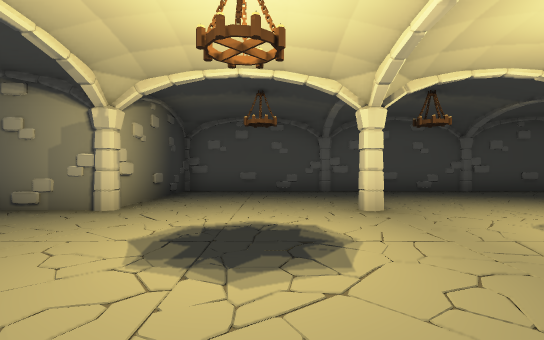
[1] (above)

12 first-person views from a walk through a 3-D level made in the Unity game engine. The camera is 1.2 m above the floor, looks level and sees 85° across. The floor is counted in squares, 2 m on a side. Each view is taken from the middle of a square. On the plan, view 1 faces up. The plan holds only what a view shows up to about 9 squares ahead; the rest is blank. The player character is not drawn.

[2]
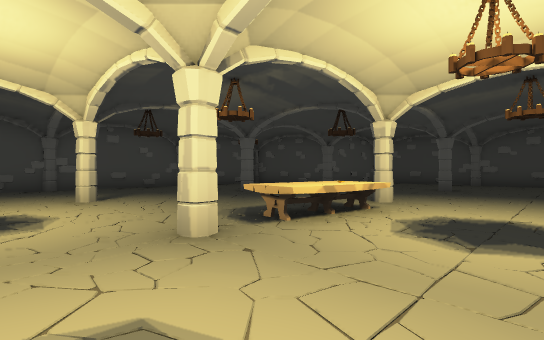

[3]
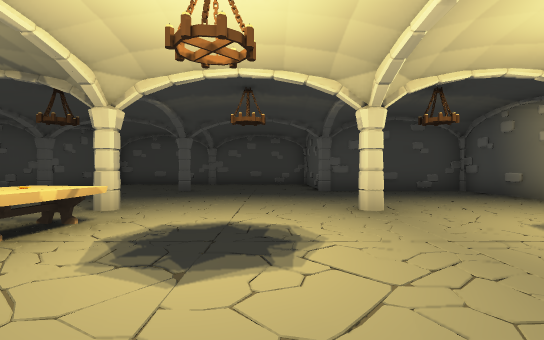

[4]
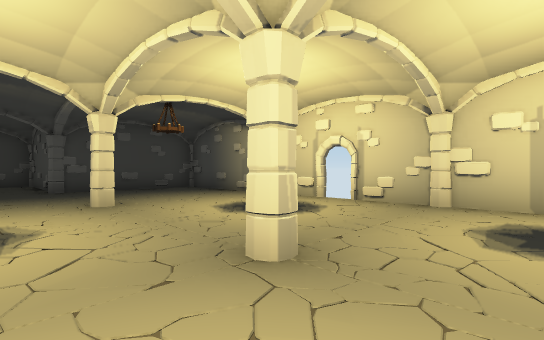

[5]
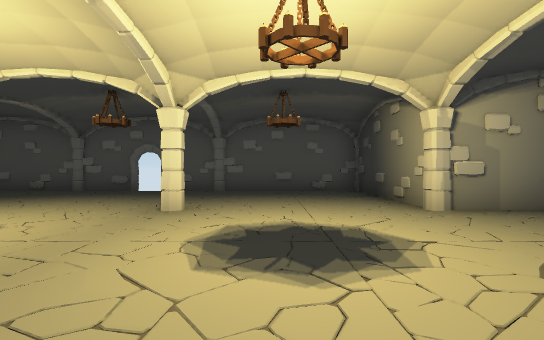

[6]
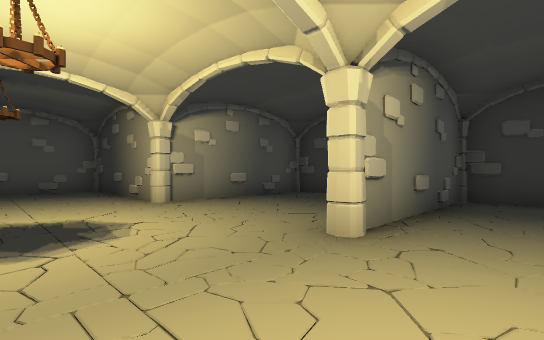

[7]
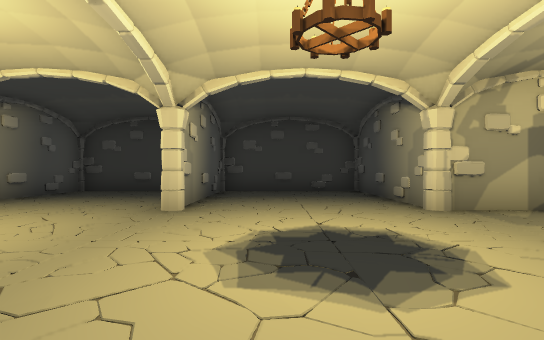

[8]
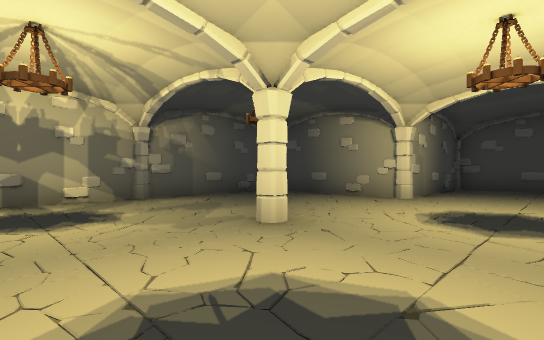

[9]
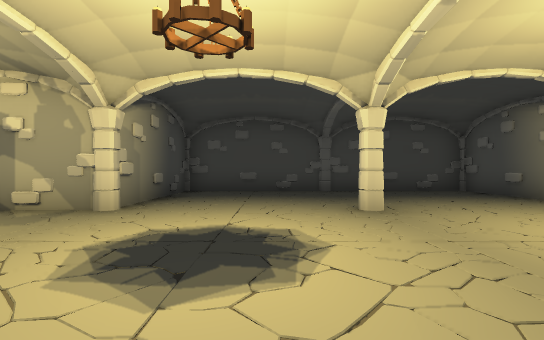

[10]
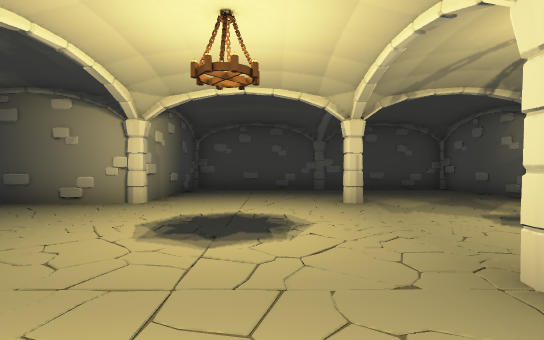

[11]
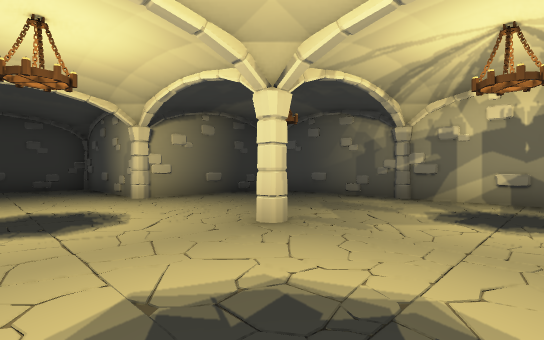

[12]
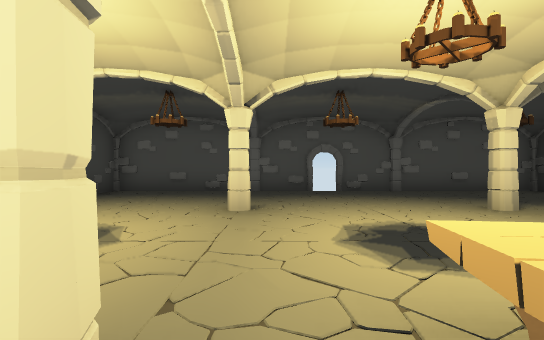

### Floor plan
Key: @ floor where view 1 was taken; # wall or solid block; x gap in a wall; . floor; O other object.
Columns run from 7 left of view 1 to 14 right of it. Each row starts with its distance up from view 1.
  9     #############
  8     #............#
  7     #............#
  6     #............#
  5 #####............#####
  4 #........#...#.......#
  3 #....................#
  2 #....................#
  1 #.........OO.........#
  0 #####..@..OO.#...#...#
 -1 #....................#
 -2 #....................#
 -3 #....................#
 -4 #####....#...#...#####
 -5     #............#
 -6     #............#
 -7     #............#
 -8     ######xx######

Where each view was taken, in squares from view 1:
view 1: 0 up, 0 right, facing up
view 2: 2 down, 0 right, facing up-right
view 3: 2 down, 1 right, facing right
view 4: 2 down, 0 right, facing down-right
view 5: 1 up, 0 right, facing down
view 6: 2 up, 0 right, facing down-left
view 7: 2 up, 2 right, facing left
view 8: 2 up, 3 right, facing up-right
view 9: 2 up, 5 right, facing right
view 10: 2 up, 4 right, facing right
view 11: 2 up, 4 right, facing up-left
view 12: 1 up, 5 right, facing down
